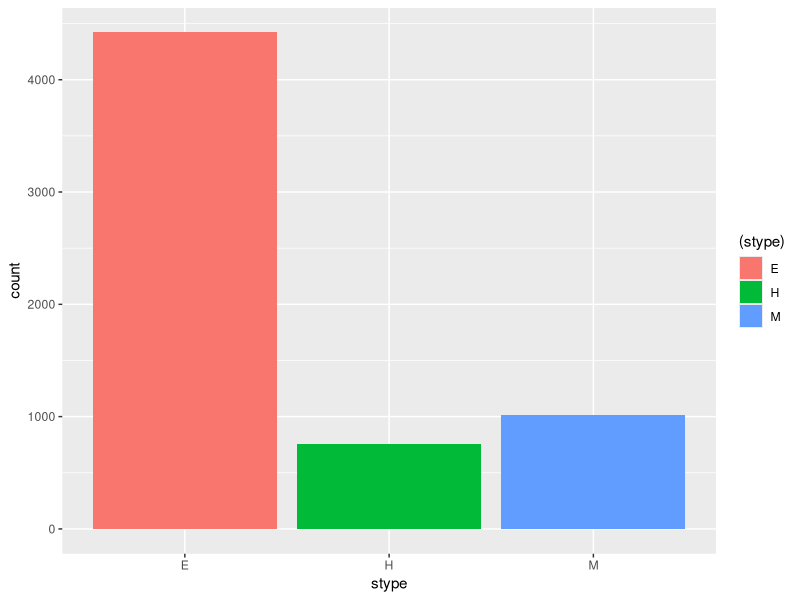
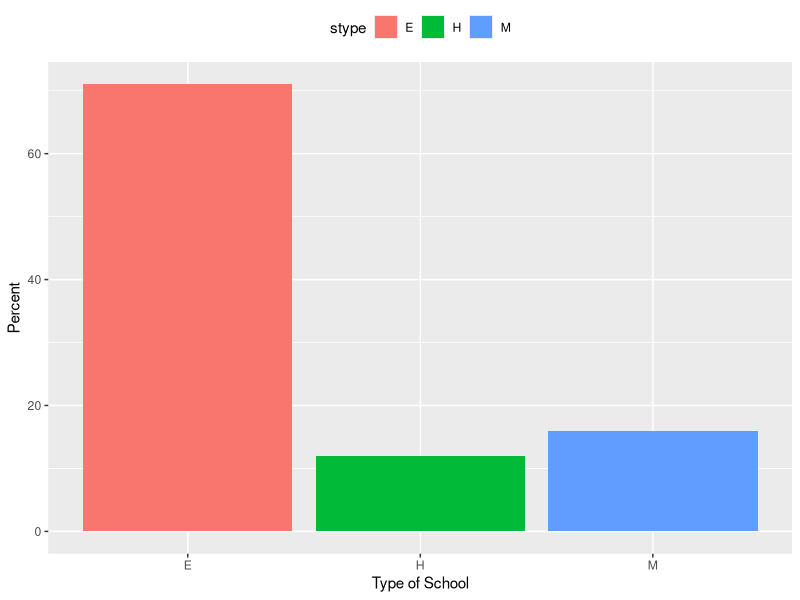
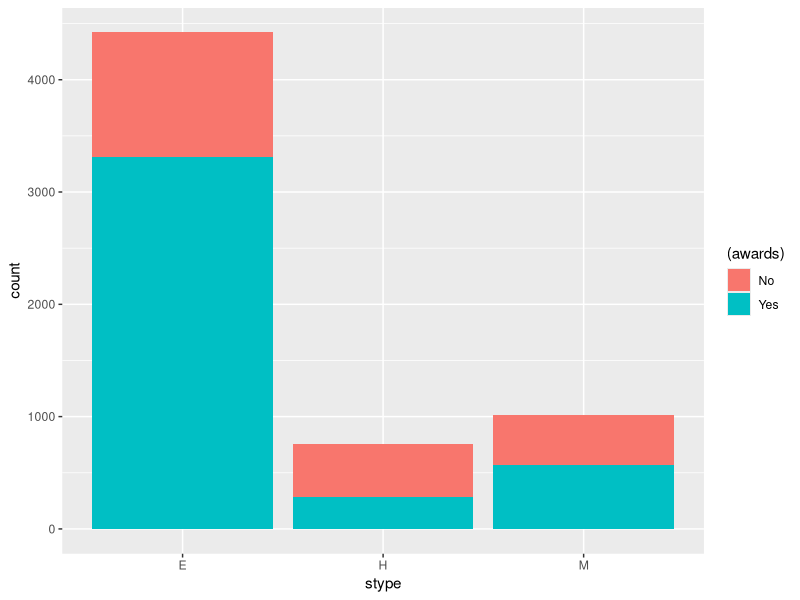
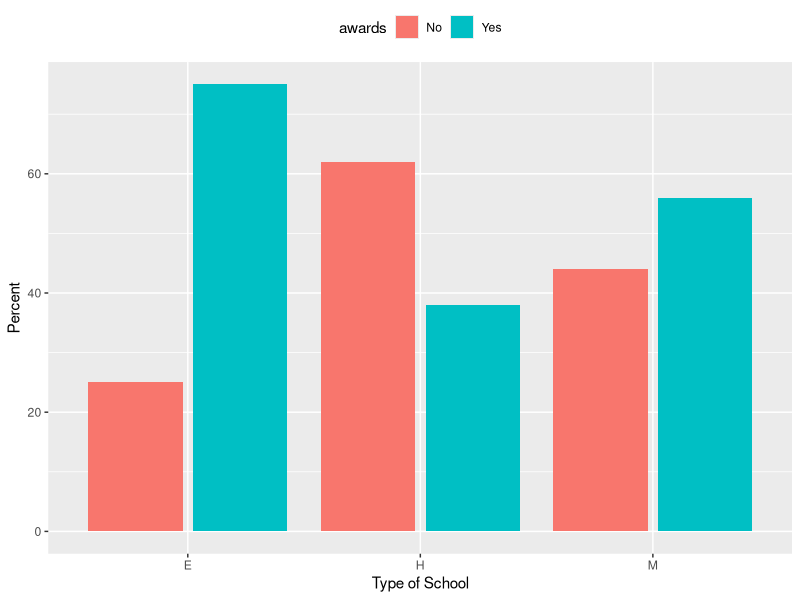
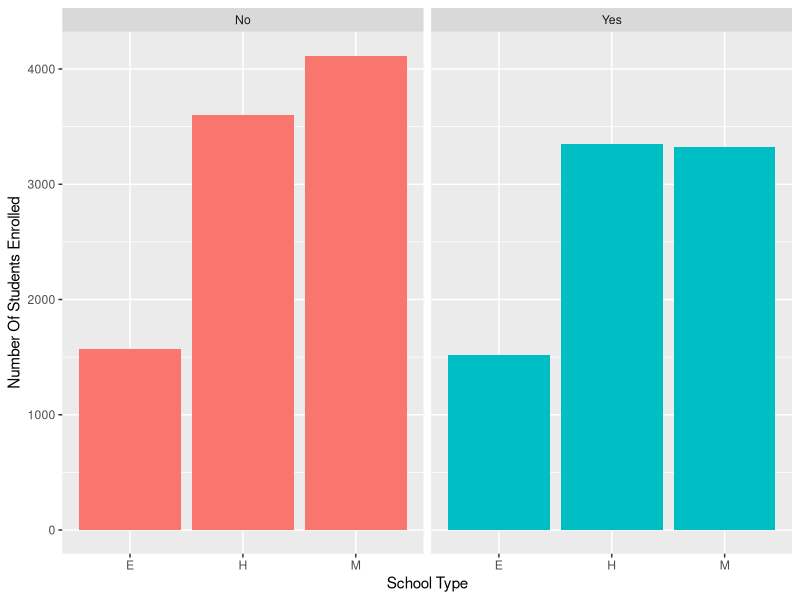

These figures' R source, in order:
## ---- chunk 1
knitr::opts_chunk$set(echo = TRUE)
## ---- chunk 2
library(tidyverse)
library(survey)
data(api)

## ---- chunk 3
ggplot(apipop,aes(x=stype,fill=(stype)))+geom_bar()
## ---- chunk 4
temporary1 <- group_by(apipop, stype)
temporary2 <- summarize(temporary1, N = n())
apipop_new <- mutate(temporary2, freq = N / sum(N), pct = round((freq*100), 0))
p <- ggplot(apipop_new, aes(x = stype, y = pct, fill=stype))
p + geom_col(position = "dodge2") +
    labs(x = "Type of School",y = "Percent") +
    theme(legend.position = "top") 
## ---- chunk 5
ggplot(apipop,aes(x=stype,fill=(awards)))+geom_bar()
## ---- chunk 6
temporary1 <- group_by(apipop, stype, awards)
temporary2 <- summarize(temporary1, N = n())
apipop_new <- mutate(temporary2, freq = N / sum(N), pct = round((freq*100), 0))
p <- ggplot(apipop_new, aes(x = stype, y = pct, fill=awards))
p + geom_col(position = "dodge2") +
    labs(x = "Type of School",y = "Percent") +
    theme(legend.position = "top") 
## ---- chunk 7
p <- ggplot(apipop, aes(x = stype, y = enroll, fill = awards))
p + geom_col(position = "dodge") +
  labs(x = "School Type", y = "Number Of Students Enrolled", fill = "Eligible for Awards") +
  guides( fill = "none") + 
  facet_grid(~ awards)   
